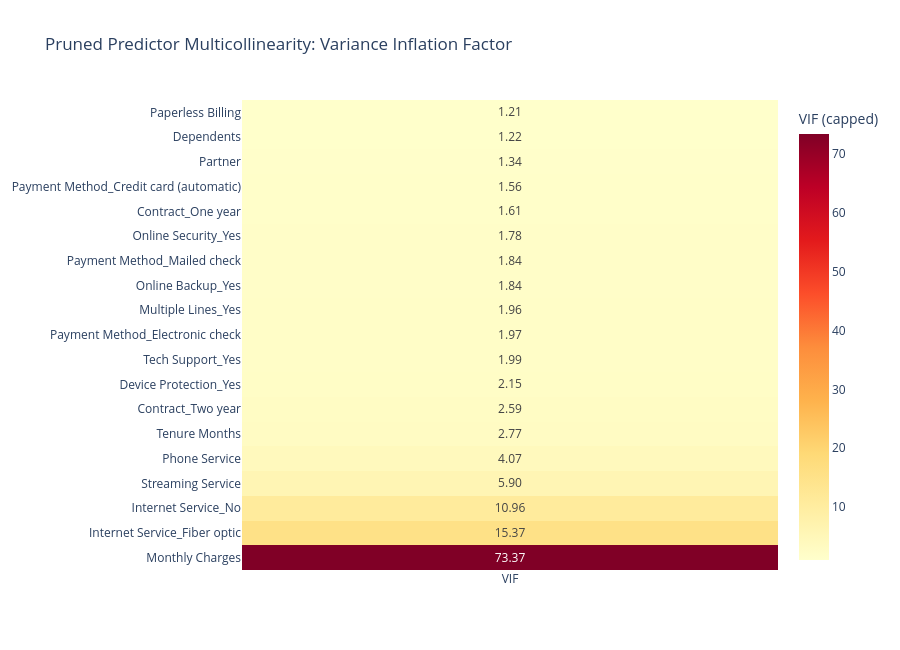

Source (notebook cell):
### Code cell
import numpy as np
import plotly.graph_objects as go
from sklearn.impute import SimpleImputer
from sklearn.linear_model import LinearRegression

# Drop one remaining dummy from each multi-column categorical group for the VIF
# regression only. The pruned prediction_df itself is not modified.
pruned_reference_dummy_columns = []
for source_column in one_hot_features:
    dummy_columns = sorted(
        column for column in pruned_predictor_columns if column.startswith(f"{source_column}_")
    )
    if len(dummy_columns) >= 2:
        pruned_reference_dummy_columns.append(dummy_columns[0])

pruned_vif_columns = [
    column for column in pruned_predictor_columns if column not in pruned_reference_dummy_columns
]
pruned_vif_matrix = SimpleImputer(strategy="median").fit_transform(prediction_df[pruned_vif_columns])

pruned_vif_records = []
for feature_index, feature_name in enumerate(pruned_vif_columns):
    other_features = np.delete(pruned_vif_matrix, feature_index, axis=1)
    r_squared = LinearRegression().fit(other_features, pruned_vif_matrix[:, feature_index]).score(
        other_features, pruned_vif_matrix[:, feature_index]
    )
    vif = np.inf if r_squared >= 1 - 1e-12 else 1 / (1 - r_squared)
    pruned_vif_records.append({"predictor": feature_name, "r_squared": r_squared, "vif": vif})

pruned_vif_summary = pd.DataFrame(pruned_vif_records).sort_values("vif", ascending=False).reset_index(drop=True)
finite_pruned_vif = pruned_vif_summary.loc[np.isfinite(pruned_vif_summary["vif"]), "vif"]
pruned_vif_cap = max(10, float(finite_pruned_vif.max()) if not finite_pruned_vif.empty else 10)
pruned_vif_summary["vif_for_plot"] = pruned_vif_summary["vif"].replace(np.inf, pruned_vif_cap)
pruned_vif_text = pruned_vif_summary["vif"].map(
    lambda value: "∞" if np.isinf(value) else f"{value:.2f}"
).to_numpy().reshape(-1, 1)

fig = go.Figure(go.Heatmap(
    z=pruned_vif_summary[["vif_for_plot"]].to_numpy(),
    x=["VIF"],
    y=pruned_vif_summary["predictor"],
    colorscale="YlOrRd",
    zmin=1,
    zmax=pruned_vif_cap,
    text=pruned_vif_text,
    texttemplate="%{text}",
    colorbar={"title": "VIF (capped)"},
    hovertemplate="Predictor: %{y}<br>VIF: %{text}<extra></extra>",
))
fig.update_layout(
    title="Pruned Predictor Multicollinearity: Variance Inflation Factor",
    height=max(650, 24 * len(pruned_vif_summary)),
)
fig.show()

pruned_vif_summary[["predictor", "r_squared", "vif"]]

### Figure 1 — Plotly figure (JSON) as saved in the notebook; plotly's stock layout.template omitted (floating-point values rounded to 4 significant figures)
{"data": [{"colorbar": {"title": {"text": "VIF (capped)"}}, "colorscale": [[0, "rgb(255,255,204)"], [0.125, "rgb(255,237,160)"], [0.25, "rgb(254,217,118)"], [0.375, "rgb(254,178,76)"], [0.5, "rgb(253,141,60)"], [0.625, "rgb(252,78,42)"], [0.75, "rgb(227,26,28)"], [0.875, "rgb(189,0,38)"], [1, "rgb(128,0,38)"]], "hovertemplate": "Predictor: %{y}<br>VIF: %{text}<extra></extra>", "text": [["73.37"], ["15.37"], ["10.96"], ["5.90"], ["4.07"], ["2.77"], ["2.59"], ["2.15"], ["1.99"], ["1.97"], ["1.96"], ["1.84"], ["1.84"], ["1.78"], ["1.61"], ["1.56"], ["1.34"], ["1.22"], ["1.21"]], "texttemplate": "%{text}", "type": "heatmap", "x": ["VIF"], "y": ["Monthly Charges", "Internet Service_Fiber optic", "Internet Service_No", "Streaming Service", "Phone Service", "Tenure Months", "Contract_Two year", "Device Protection_Yes", "Tech Support_Yes", "Payment Method_Electronic check", "Multiple Lines_Yes", "Online Backup_Yes", "Payment Method_Mailed check", "Online Security_Yes", "Contract_One year", "Payment Method_Credit card (automatic)", "Partner", "Dependents", "Paperless Billing"], "z": [[73.37], [15.37], [10.96], [5.9], [4.073], [2.767], [2.592], [2.149], [1.994], [1.971], [1.963], [1.844], [1.84], [1.784], [1.612], [1.56], [1.336], [1.22], [1.207]], "zmax": 73.37, "zmin": 1}], "layout": {"height": 650, "title": {"text": "Pruned Predictor Multicollinearity: Variance Inflation Factor"}}}
